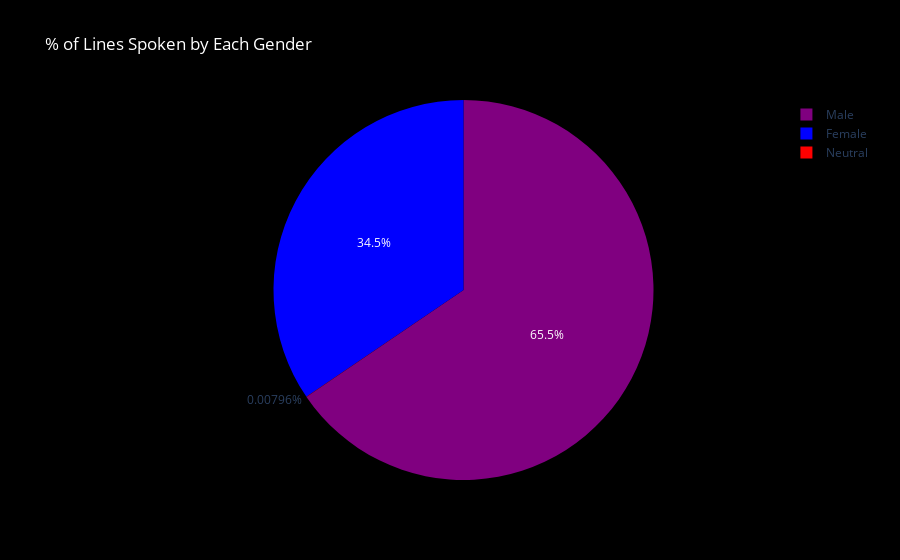

Notebook code cell kept with this figure:
### Code cell
fig = px.pie(eggos, values='percent', color = 'Gender',
             names='Gender', color_discrete_sequence=('blue',"purple","red"),
             title='% of Lines Spoken by Each Gender')
fig.update_layout(paper_bgcolor = 'black', plot_bgcolor = 'black')
fig.update_layout(title_font_color='white') 
#font={'family':'Droid Serif'}
fig.show()

### Figure 1 — Plotly figure (JSON) as saved in the notebook; plotly's stock layout.template omitted (floating-point values rounded to 4 significant figures)
{"data": [{"customdata": [["Female"], ["Male"], ["Neutral"]], "domain": {"x": [0, 1], "y": [0, 1]}, "hovertemplate": "Gender=%{customdata[0]}<br>percent=%{value}<extra></extra>", "labels": ["Female", "Male", "Neutral"], "legendgroup": "", "marker": {"colors": ["blue", "purple", "red"]}, "name": "", "showlegend": true, "type": "pie", "values": [0.3451, 0.6548, 7.963e-05]}], "layout": {"legend": {"tracegroupgap": 0}, "paper_bgcolor": "black", "piecolorway": ["blue", "purple", "red"], "plot_bgcolor": "black", "title": {"font": {"color": "white"}, "text": "% of Lines Spoken by Each Gender"}}}
